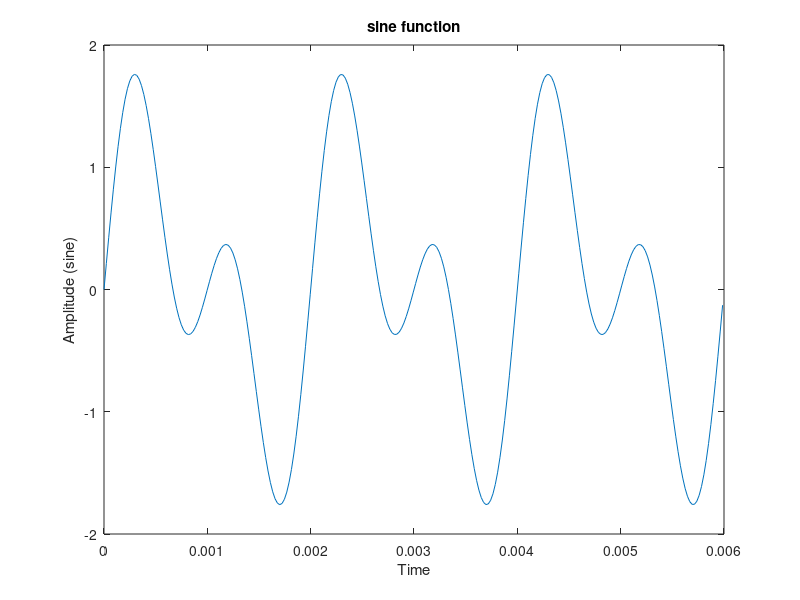

Write the MATLAB code that produced this figure.
close all;
clear all;
%% 1
% f0 = 500;
% phi = [0;-pi/2;-pi;pi/2];
% t = @(tmax,fs) 0:1/fs:tmax;
% t = t(3/f0,44100);
% 
% 
% 
% plot(t,sin(2*pi*f0*t+phi(1)));
% hold on;
% plot(t,sin(2*pi*f0*t+phi(2)));
% plot(t,sin(2*pi*f0*t+phi(3)));
% plot(t,sin(2*pi*f0*t+phi(4)));
% xlabel('Time');
% ylabel('sine(x)');
% title('Plot of the sine function');

%% 2
% t1 = phi(1)./(2*pi*f0)
% t2 = phi(2)./(2*pi*f0)
% t3 = phi(3)./(2*pi*f0)
% t4 = phi(4)./(2*pi*f0)

%% 3


f0 = 500;
phi = [0;-pi/2;-pi;pi/2];
t = @(tmax,fs) 0:1/fs:tmax;
t = t(3/f0,44100);
k_1 = sin(2*pi*f0*t+phi(1));
f1 = 500*2;
k_2 = k_1 + sin(2*pi*f1*t+phi(1))
figure(1)
plot(t,k_2);
xlabel('Time');
ylabel('Amplitude (sine)');
title('sine function');


%% 4
% f0 = 500;
% phi = [0;-pi/2;-pi;pi/2];
% t = @(tmax,fs) 0:1/fs:tmax;
% t = t(3/f0,44100);
% r1 = sin(2*pi*f0*t+pi/8);
% f1 = 500*2;
% r2 = r1 + sin(2*pi*f1*t+pi/4)
% plot(t,r2);
% 
% xlabel('Time');
% ylabel('sine(x)');
% title('Plot of the sine function');

%% 5

% f0 = 500*2;
% phi = [0;-pi/2;-pi;pi/2];
% t = @(tmax,fs) 0:1/fs:tmax;
% t = t(3/f0,44100);
% 
% 
% plot(t,sin(2*pi*f0*t+phi(1)));
% hold on;
% plot(t,sin(2*pi*f0*t+phi(2)+pi/4));
% plot(t,sin(2*pi*f0*t+phi(3)));
% plot(t,sin(2*pi*f0*t+phi(4)));
% xlabel('Time');
% ylabel('sine(x)');
% title('Plot of the sine function');
% 
% 
% 
% xphi = 
% s(t) = sin(2*pi*f0*t+xphi)